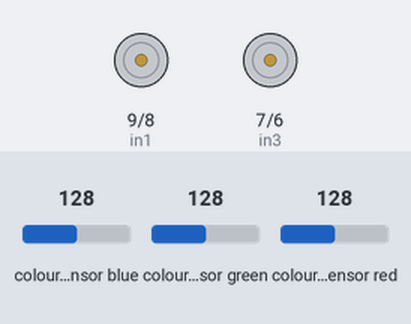
The sketch below on a simulated Arduino Uno, built with avr-gcc and run on an emulated ATmega328P. Parts: motor-driver pin pairs drawn as motors (green arrow = first pin HIGH = forward, orange = second pin HIGH = backward, longer = more drive, scaled by the enable pin). Wiring (inferred from the names in the program): 2 × TCS3200 colour sensor: output A0, S2 A1, S3 A2, S0 pin 4, S1 pin 5 / output A3, S2 A4, S3 A5. Inputs (shaded band) come from the test bench; at power-on: colour sensor green 128, colour sensor blue 128, colour sensor red 128. What the sketch prints to the serial monitor is not drawn.

Above: at 4.2 s.
4.3 s: colour sensor green set to 5
Timing chart, 0 to 13.3 s (numbered marks = the images above; inputs shaded):
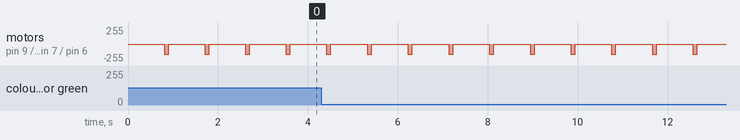

Measured:
- by itself, motor on pin 9 (in1) / pin 8 (in2), motor on pin 7 (in3) / pin 6 (in4): alternates backward 150/255 for 0.10 s and stopped for 0.81 s

The sketch:

test__1__color_following.ino
```cpp
#define enA 10//Enable1 L298 Pin enA
#define in1 9 //Motor1  L298 Pin in1
#define in2 8 //Motor1  L298 Pin in1
#define in3 7 //Motor2  L298 Pin in1
#define in4 6 //Motor2  L298 Pin in1
#define enB 11//Enable2 L298 Pin enB
const int speed = 150;
//Color Sensor
const int s0 = 4; //Conection for Sensor
const int s1 = 5;
//for left
const int s2L = A4;
const int s3L = A5;
const int outL = A3;

int redL = 0; //Left color sensor
int greenL = 0;
int blueL = 0;
//for right
const int s2R = A1;
const int s3R = A2;
const int outR = A0;

int redR = 0; //Right color sensor
int greenR = 0;
int blueR = 0;

int sensor_left = 0;
int sensor_right = 0;

int yellow_left = 0;
int yellow_right = 0;

void setup()
{
  Serial.begin(9600); //Serial communication
  //MOTOR PINS
  pinMode(enA, OUTPUT); // declare as output for L298 Pin enA
  pinMode(in1, OUTPUT); // declare as output for L298 Pin in1
  pinMode(in2, OUTPUT); // declare as output for L298 Pin in2
  pinMode(in3, OUTPUT); // declare as output for L298 Pin in3
  pinMode(in4, OUTPUT); // declare as output for L298 Pin in4
  pinMode(enB, OUTPUT); // declare as output for L298 Pin enB
  //analogWrite(enA, 200); // Write The Duty Cycle 0 to 255 Enable Pin A for Motor1 Speed
  //analogWrite(enB, 200); // Write The Duty Cycle 0 to 255 Enable Pin B for Motor2 Speed
  //COLOR Sensor
  pinMode(s0, OUTPUT);
  pinMode(s1, OUTPUT);
  digitalWrite(s0, HIGH);
  digitalWrite(s1, HIGH);

  pinMode(s2L, OUTPUT);
  pinMode(s3L, OUTPUT);
  pinMode(outL, INPUT);

  pinMode(s2R, OUTPUT);
  pinMode(s3R, OUTPUT);
  pinMode(outR, INPUT);
}

void loop()
{
  color();
  Serial.print("LEft_");
  Serial.print(redL);
  Serial.print(",");
  Serial.print(greenL);
  Serial.print(",");
  Serial.print(blueL);
  Serial.print(",");
  Serial.print("Right_");
  Serial.print(redR);
  Serial.print(",");
  Serial.print(greenR);
  Serial.print(",");
  Serial.print(blueR);
  delay(300);

  { //detection
  //Red();
  //Green();
  //Yellow();
  Blue();
  }
  { //Direction
   if (sensor_left ==1 or sensor_right==1)
    {
     Found:
     if (sensor_left == 1 && sensor_right == 1)
     {//forward
      forward();
      delay(50);
      stop();
      Serial.println("Going forward ");
     }
     else if (sensor_left == 0 && sensor_right == 1)
     {//Right Curve
      turnRight();
      delay(50);
      stop();
      Serial.println("Turning Right");
     }
     else if (sensor_left == 1 && sensor_right == 0)
     {//Left Curve
      turnLeft();
      delay(50);
      stop();
      Serial.println("Turning Left");
     }
    }
   else
    {
      stop();
      delay(500);
      backward();
      delay(100);
      stop();
      Serial.println("Color detection ERROR!NO LINE DETECTED");
    }
    //if(yellow_left ==1 && yellow_right ==1){stop();Serial.println("YELLOW");}
    /*else if (yellow_left == 1 && yellow_right ==1 && sensor_left == 0 && sensor_right == 0)
    {
      stop();
      delay(500);
      forward();
      delay(250);
      turnLeft();
      delay(900);
      stop();
      delay(500);
      turnRight();
      delay(100);
      //forward();
      //delay(100);
      Red();
      if(sensor_left == 1 && sensor_right == 0){turnLeft();delay(50);stop();}
      else if(sensor_left == 0 && sensor_right == 1){turnRight();delay(50);stop();}
      else if(sensor_left == 1 && sensor_right == 1)
      {
      backward();
      delay(500);
      Serial.print("Home");
      while(yellow_left ==1 && yellow_right ==1){stop();}
    }*/
  }
}

//Read color values
void color()
{
  { //Left Sensor
    digitalWrite(s2L, LOW);
    digitalWrite(s3L, LOW);
    redL = pulseIn(outL, digitalRead(outL) == HIGH ? LOW : HIGH);
    digitalWrite(s3L, HIGH);
    blueL = pulseIn(outL, digitalRead(outL) == HIGH ? LOW : HIGH);
    digitalWrite(s2L, HIGH);
    greenL = pulseIn(outL, digitalRead(outL) == HIGH ? LOW : HIGH);
    //redL = map(redL,101,107,255,0);
    //greenL = map(greenL,152,162,255,0);
    //blueL = map(blueL,118,127,255,0);
  }

  { //Right Sensor
    digitalWrite(s2R, LOW);
    digitalWrite(s3R, LOW);
    redR = pulseIn(outR, digitalRead(outR) == HIGH ? LOW : HIGH);
    digitalWrite(s3R, HIGH);
    blueR = pulseIn(outR, digitalRead(outR) == HIGH ? LOW : HIGH);
    digitalWrite(s2R, HIGH);
    greenR = pulseIn(outR, digitalRead(outR) == HIGH ? LOW : HIGH);
  }
}
//color detection
void Red()
{
  //Sensor Left
  //if (redL <= 15 && greenL >= 15 && blueL >= 15 && redL < blueL && redL < greenL)
  if(redL >= 5 && redL <= 15 && greenL >= 10 && greenL <= 25 && blueL >= 10 && blueL <= 25)
  {
    sensor_left = 1;
  }
  else
  {
    sensor_left = 0;
  }

  //Sensor Right
  //if (redR <= 15 && greenR >= 15 && blueR >= 15 && redR < blueR && redR < greenR)
  if(redR >= 5 && redR <= 15 && greenR >= 10 && greenR <= 30 && blueR >= 10 && blueR <= 25)
  {
    sensor_right = 1;
  }
  else
  {
    sensor_right = 0;
  }
}
void Green()
{
  { //Sensor Left
    if (greenL <= 15 && greenL >= 5 && redL <=20 && redL >=7 && blueL <= 20 && blueL >= 7)
    //if(greenL <= 15 && redL >= 12 && blueL >= 6 && greenL<redL)
    {
      sensor_left = 1;
    }
    else
    {
      sensor_left = 0;
    }
  }

  { //Sensor Right
    if (greenR <= 15 && greenR >= 5 && redR<= 25 && redR >= 10 && blueR <= 23 && blueR >= 10)
    //if(greenR <= 23 && redR >= 14 && blueR >= 13 && greenR < redR)
    {
      sensor_right = 1;
    }
    else
    {
      sensor_right = 0;
    }
  }
}
void Blue()
{
  { //Sensor Left
    if (redL >= 10 && redL <= 45 && greenL >= 10 && greenL <= 35 && blueL >= 5 && blueL <= 20)
    //if (blueL <= 15 && redL >= 15 && greenL >= 15 && blueL < redL && blueL < greenL)
    {
      sensor_left = 1;
    }
    else
    {
      sensor_left = 0;
    }
  }

  { //Sensor Right
    if (redR >= 10 && redR <= 45 && greenR >= 10 && greenR <= 35 && blueR >= 5 && blueR <= 20)
    //if (blueR <= 15 && redR >= 15 && greenR >= 15 && blueR < redR && blueR < greenR)
    {
      sensor_right = 1;
    }
    else
    {
      sensor_right = 0;
    }
  }
}
/*void Yellow()
{
  if(redL >= 5 && redL <= 10 && greenL >= 5 && greenL <= 10 && blueL >= 7 && blueL <= 10)
  //if(redL <= 9 && greenL >= 8 && blueL >= 8 && redL < greenL && redL < blueL)
  {yellow_left = 1;}
  else{yellow_left = 0;}
  if(redR >= 5 && redR <= 10 && greenR >= 5 && greenR <= 10 && blueR >= 10 && blueR <= 12)
  //if(redR <= 15 && greenR >= 8 && blueR >= 10 && redR < greenR && redR < blueR)
  {yellow_right = 1;}
  else{yellow_right = 0;}
}*/
void Yellow()
{
  //if(redL >= 6 && redL <= 15 && greenL >=  && greenL <=  && blueL >=  && blueL <= )
  if(redL <= 7 && greenL >= 8 && blueL >= 10 && redL < greenL && redL < blueL)
  {yellow_left = 1;}
  else
  {yellow_left = 0;}
  //if(redR >=  && redR <=  && greenR >=  && greenR <=  && blueR >=  && blueR <= )
  if(redR <= 7 && greenR >= 9 && blueR >= 12 && redR < greenR && redR < blueR)
  {yellow_right = 1;}
  else
  {yellow_right = 0;}
}

//MOTOR
void forward()
{
 digitalWrite(in1, HIGH);
 digitalWrite(in2, LOW);
 analogWrite(enA, speed);

 digitalWrite(in3, HIGH);
 digitalWrite(in4, LOW);
 analogWrite(enB, speed);
}
void backward()
{
 digitalWrite(in1, LOW);
 digitalWrite(in2, HIGH);
 analogWrite(enA, speed);

 digitalWrite(in3, LOW);
 digitalWrite(in4, HIGH);
 analogWrite(enB, speed);
}
void turnRight()
{
 digitalWrite(in1, LOW);
 digitalWrite(in2, HIGH);
 analogWrite(enA, speed);

 digitalWrite(in3, HIGH);
 digitalWrite(in4, LOW);
 analogWrite(enB, speed);
}
void turnLeft()
{
 digitalWrite(in1, HIGH);
 digitalWrite(in2, LOW);
 analogWrite(enA, speed);

 digitalWrite(in3, LOW);
 digitalWrite(in4, HIGH);
 analogWrite(enB, speed);
}
void stop()
{
 digitalWrite(in1, LOW);
 digitalWrite(in2, LOW);
 digitalWrite(in3, LOW);
 digitalWrite(in4, LOW);
}
```
